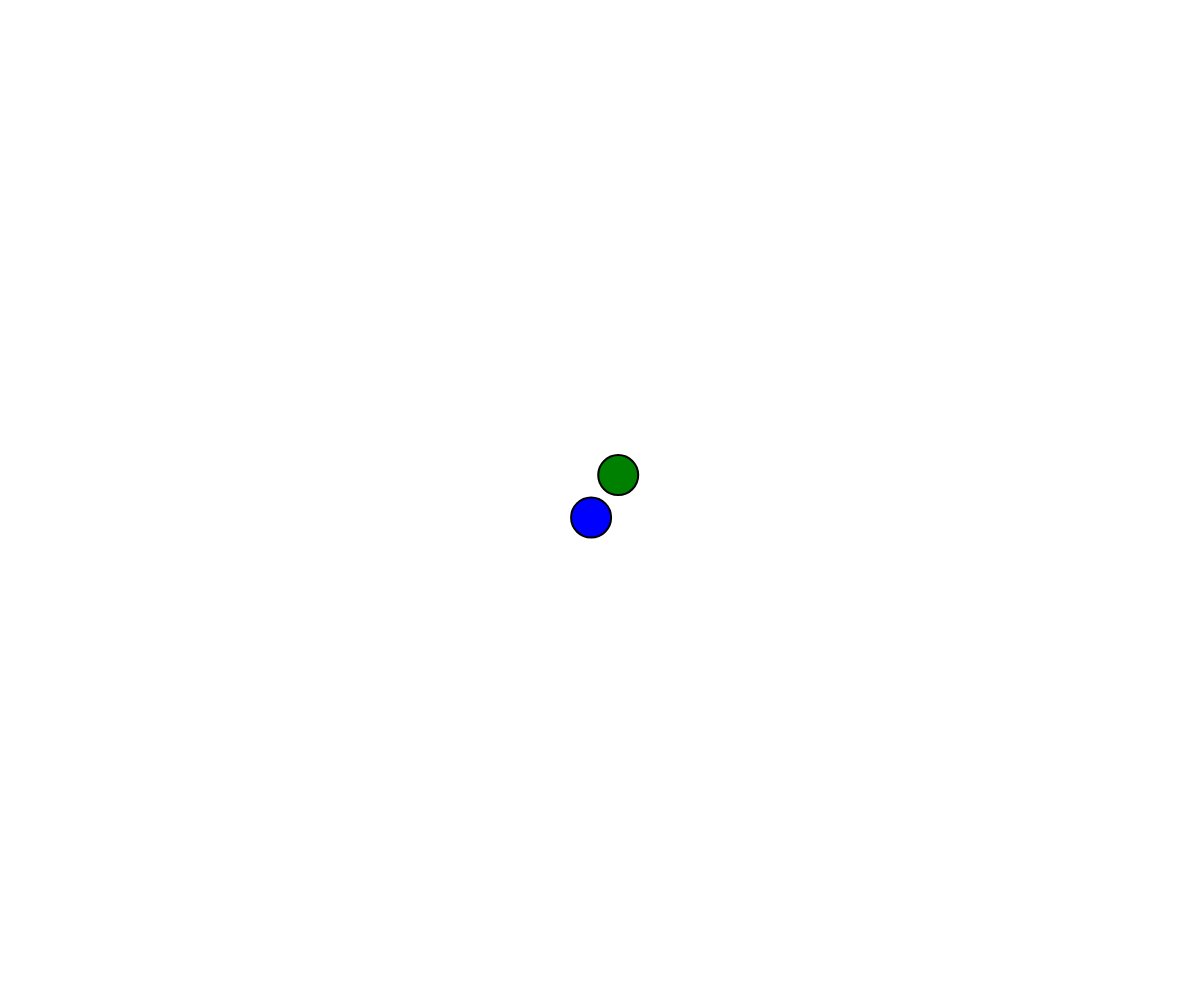
Frame 1 (no input)
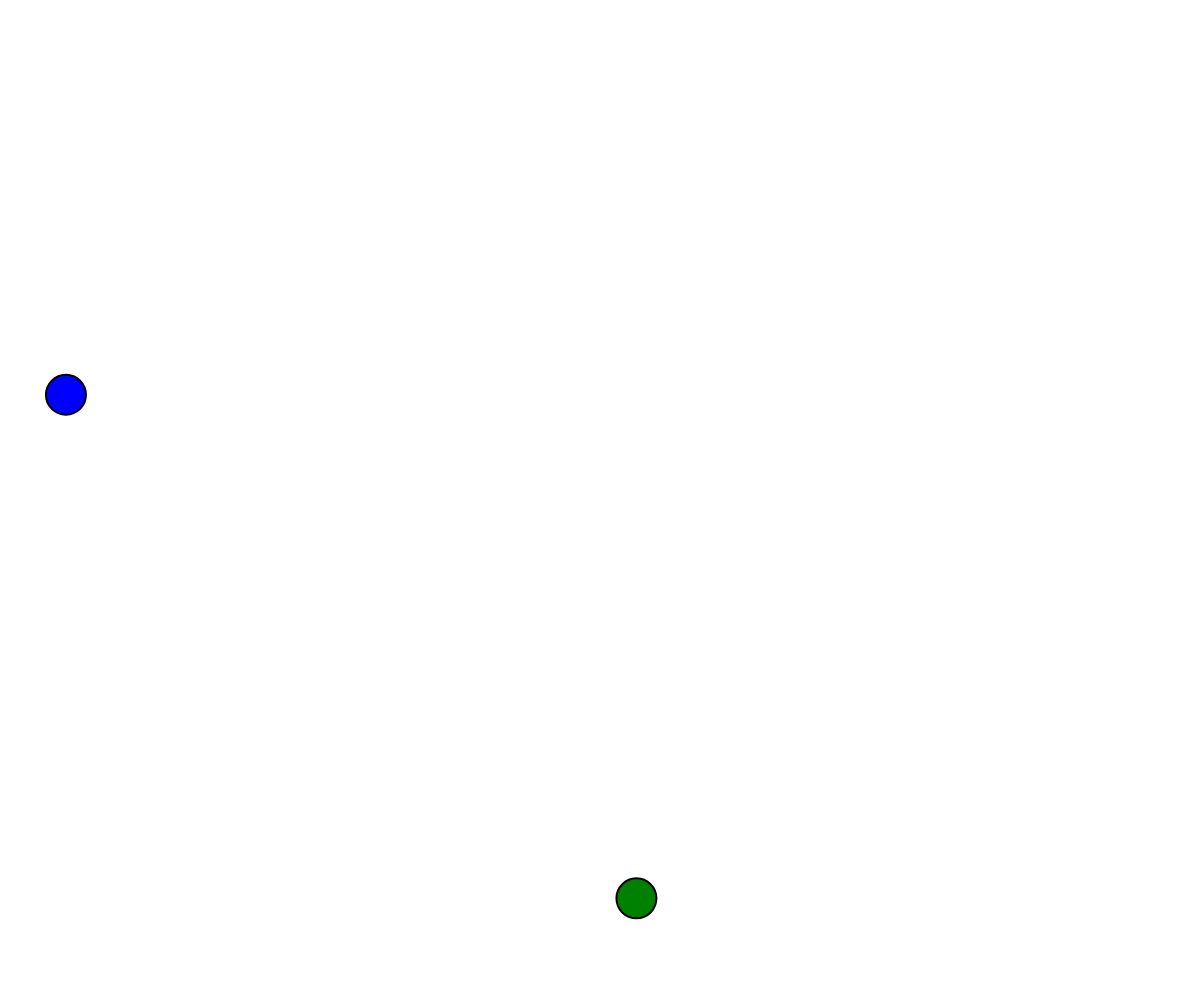
Frame 60 (no input)
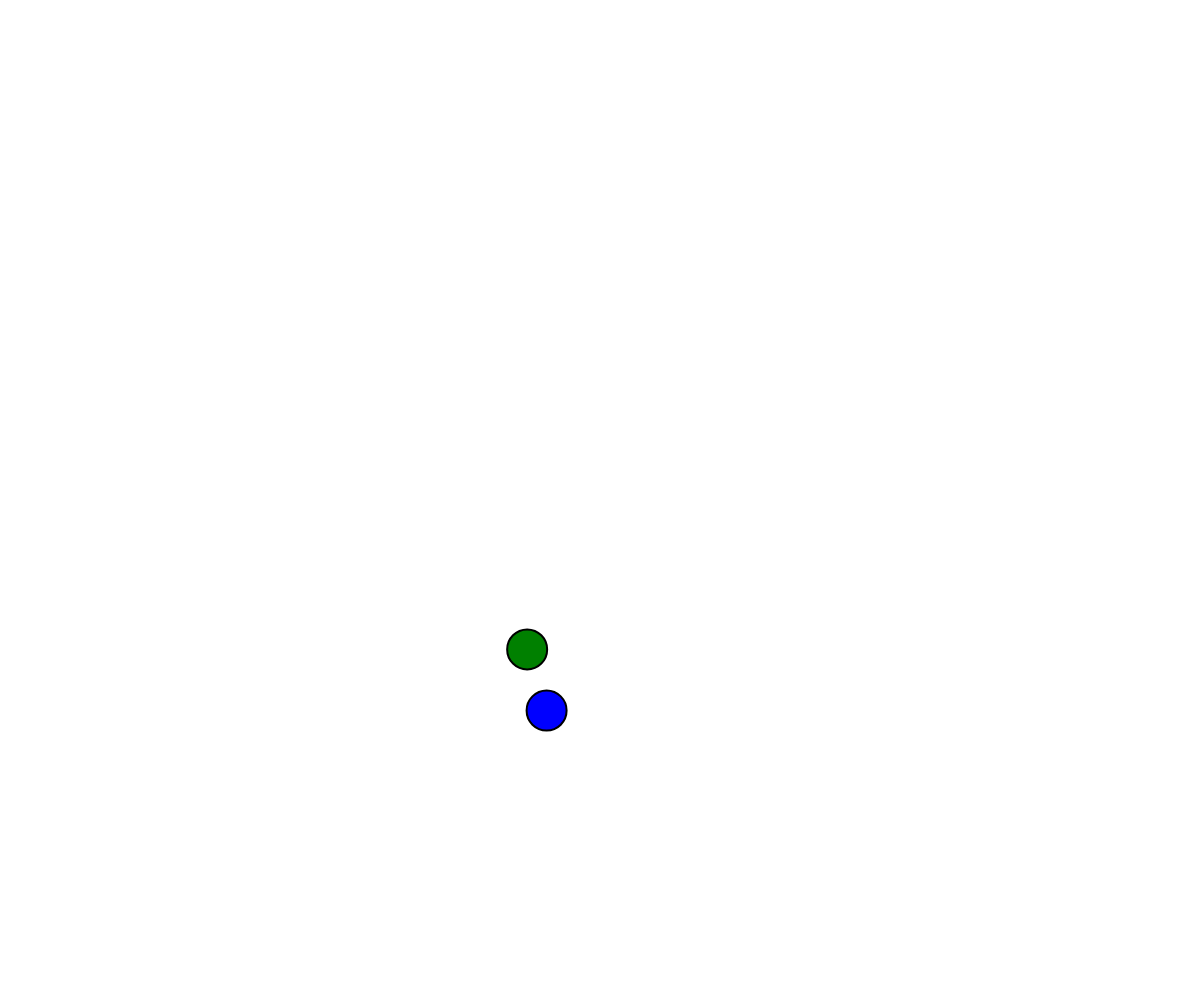
Frame 120 (the mouse pressed at the canvas centre since frame 60)

The p5.js sketch that drew these frames (run headless with seeded random() and noise() and a simulated clock; from frame 60 on, the mouse is pressed at the canvas centre):

// p5.js sketch
// ── sketch.js
var ball1;
var ball2;

function setup() {
  createCanvas(window.windowWidth, window.windowHeight);

  ball1 = new Ball(width / 2, height / 2, 'green');
  ball2 = new Ball(width / 2, height / 2, 'blue');
}

function draw() {
  background(255);

  ball1.update();
  ball1.show();
  
  ball2.update();
  ball2.show();
}

function Ball(x, y, colour) {
  this.pos = createVector(x, y);
  this.dir = createVector(random(-1, 1), random(-1, 1));
  this.vel = random(20, 50);
  this.r = 40;

  this.update = function() {
    let uPos = p5.Vector.mult(this.dir, this.vel);

    this.pos.add(uPos);

    if (this.pos.x < this.r || this.pos.x > width - this.r) {
      this.dir.x *= -1;
    }
    if (this.pos.y < this.r || this.pos.y > height - this.r) {
      this.dir.y *= -1;
    }
  }

  this.show = function() {
    stroke(0);
    fill(colour);
    strokeWeight(2);
    circle(this.pos.x, this.pos.y, this.r);
  }
}
